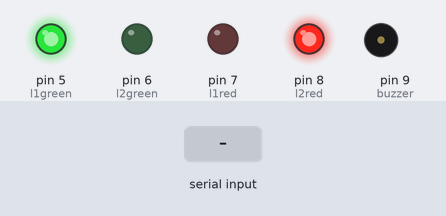
A sketch run on a simulated Arduino Uno, built with avr-gcc and run on an emulated ATmega328P. Parts: output pins drawn as LEDs (lit = HIGH), buzzer (waves = sounding, pin HIGH). The inputs (shaded band) are chosen by the test bench.

Above: at 1.2 s.
1.3 s: "1\n" received over Serial
At 2.6 s:
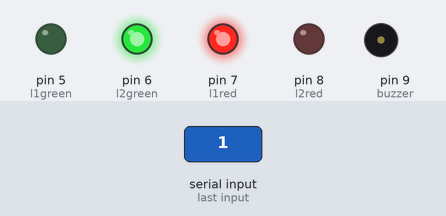
At 5.4 s:
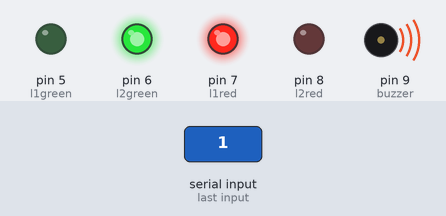
Timing chart, 0 to 7.5 s (numbered marks = the images above; inputs shaded):
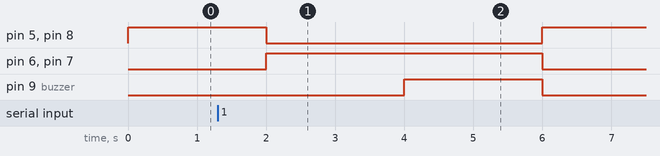

Measured:
- after the input at 1.3 s, pin 9 (buzzer): LOW → HIGH after 2.7 s, → LOW 2.0 s later

The sketch:

Arduino_updated_code.ino
```cpp
int l1green = 5;
int l2green = 6;

int l1red = 7;
int l2red = 8;

int buzzer = 9;

void setup()
{
  Serial.begin(9600);
  pinMode(l1green, OUTPUT);
  pinMode(l2green, OUTPUT);
  pinMode(l1red, OUTPUT);
  pinMode(l2red, OUTPUT);
  pinMode(buzzer, OUTPUT);
  digitalWrite(buzzer, LOW);
}

void normal()
{
  if(Serial.available()>0)
  {
    int pc_data = Serial.parseInt();
    if(pc_data == 1)
    {
      digitalWrite(buzzer, HIGH);
            delay(2000);
      digitalWrite(buzzer, LOW);
      lane1();
    }
    else if(pc_data == 2)
    {
      digitalWrite(buzzer, HIGH);
      delay(2000);
      digitalWrite(buzzer, LOW);
      lane2();
    }
  }
  else
  {
  digitalWrite(l1green, HIGH);
  digitalWrite(l2green, LOW);
  digitalWrite(l1red, LOW);
  digitalWrite(l2red, HIGH);
  delay(2000);
  digitalWrite(l1green, LOW);
  digitalWrite(l2green, HIGH);
  digitalWrite(l1red, HIGH);
  digitalWrite(l2red, LOW);
  delay(2000);
 }
}
void loop()
{
normal();
}

void lane1()
{
  digitalWrite(l1green, HIGH);
  digitalWrite(l2green, LOW);
  digitalWrite(l1red, LOW);
  digitalWrite(l2red, HIGH);
  delay(10000);
}

void lane2()
{
  digitalWrite(l1green, LOW);
  digitalWrite(l2green, HIGH);
  digitalWrite(l1red, HIGH);
  digitalWrite(l2red, LOW);
  delay(10000);

}
```
